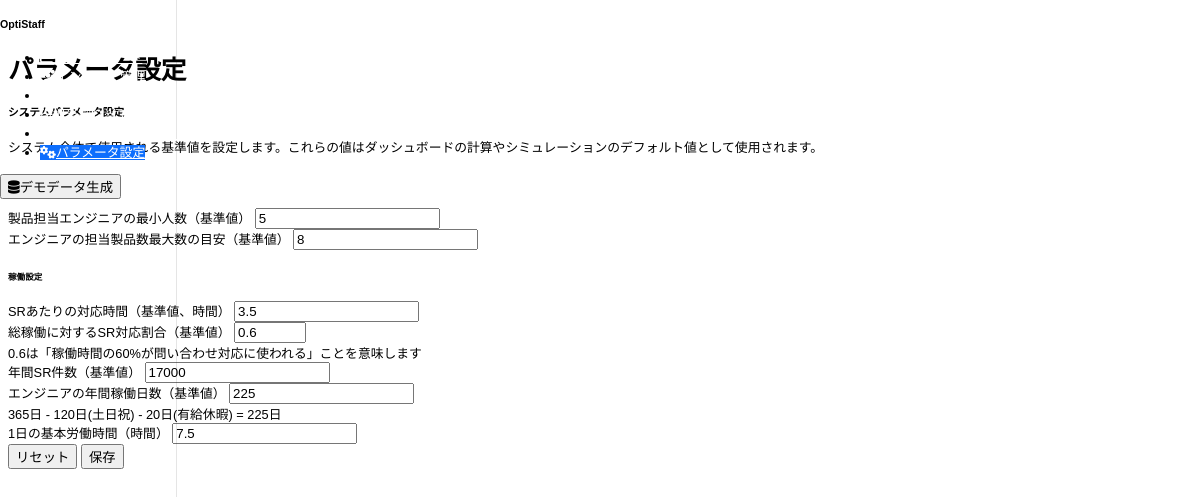
Page /parameters on the earlier database version.
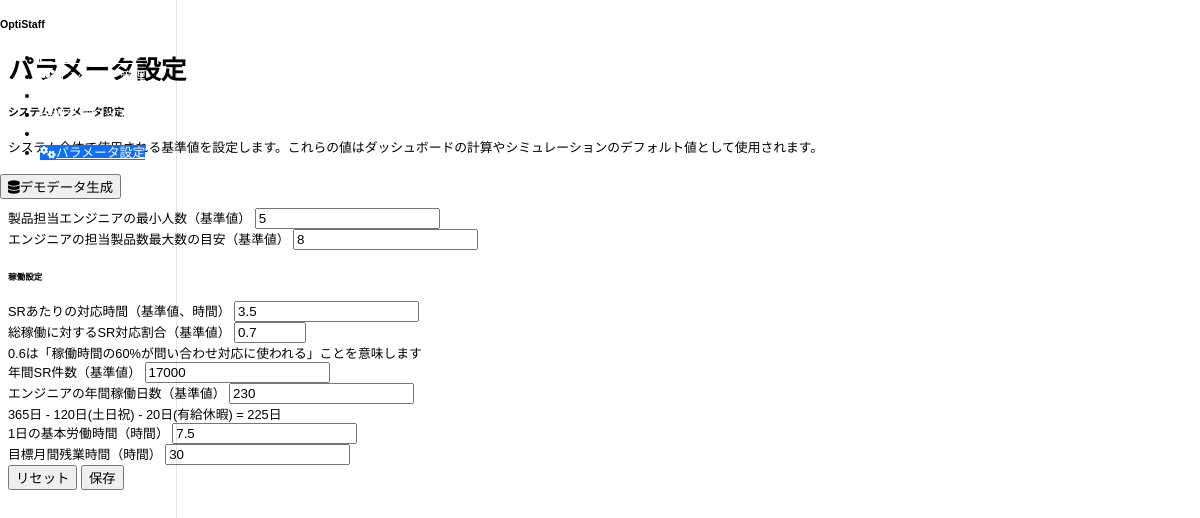
Same page on the later database version.
### models.py (models this page shows)
class Parameter(db.Model):
    id = db.Column(db.Integer, primary_key=True)
    key = db.Column(db.String(100), unique=True, nullable=False)
    value = db.Column(db.String(100), nullable=False)
    description = db.Column(db.String(255), nullable=True)
    created_at = db.Column(db.DateTime, default=datetime.utcnow)
    updated_at = db.Column(db.DateTime, default=datetime.utcnow, onupdate=datetime.utcnow)

### routes.py (the view)
@app.route('/parameters')
def parameters():
    params = Parameter.query.all()
    departments = db.session.query(Engineer.department).distinct().all()
    departments = [d[0] for d in departments]
    return render_template('parameters.html', params=params, departments=departments)

### templates/parameters.html (shortened to what this page needs)
{% extends 'base.html' %}
{% block title %}パラメータ設定{% endblock %}
{% block content %}
<div class="row mb-4">
    <div class="col-md-12">
        <div class="card">
            <div class="card-header">
                <h5 class="card-title mb-0">システムパラメータ設定</h5>
            </div>
            <div class="card-body">
                <p class="text-muted">システム全体で使用される基準値を設定します。これらの値はダッシュボードの計算やシミュレーションのデフォルト値として使用されます。</p>
                <form action="{{ url_for('update_parameters') }}" method="post">
                    <div class="row g-4">
                        <div class="col-md-6">
                            <div class="card h-100">
                                <div class="card-header">
                                    <h6 class="card-title mb-0">リソース設定</h6>
                                </div>
                                <div class="card-body">
                                    {% for param in params %}
                                    {% if param.key in ['min_engineers_per_product', 'max_products_per_engineer'] %}
                                    <div class="mb-3">
                                        <label for="{{ param.key }}" class="form-label">{{ param.description }}</label>
                                        <input type="number" class="form-control" id="{{ param.key }}" name="param_{{ param.key }}" value="{{ param.value }}" min="1" step="1" required>
                                    </div>
                                    {% endif %}
                                    {% endfor %}
                                </div>
                            </div>
                        </div>
                        <div class="col-md-6">
                            <div class="card h-100">
                                <div class="card-header">
                                    <h6 class="card-title mb-0">稼働設定</h6>
                                </div>
                                <div class="card-body">
                                    {% for param in params %}
                                    {% if param.key in ['hours_per_inquiry', 'inquiry_work_ratio', 'total_annual_inquiries', 'annual_working_days', 'daily_working_hours', 'target_monthly_overtime'] %}
                                    <div class="mb-3">
                                        <label for="{{ param.key }}" class="form-label">{{ param.description }}</label>
                                        {% if param.key == 'inquiry_work_ratio' %}
                                        <input type="number" class="form-control" id="{{ param.key }}" name="param_{{ param.key }}" value="{{ param.value }}" min="0.1" max="1" step="0.01" required>
                                        <div class="form-text">0.6は「稼働時間の60%が問い合わせ対応に使われる」ことを意味します</div>
                                        {% elif param.key in ['hours_per_inquiry', 'daily_working_hours'] %}
                                        <input type="number" class="form-control" id="{{ param.key }}" name="param_{{ param.key }}" value="{{ param.value }}" min="0.1" step="0.1" required>
                                        {% else %}
                                        <input type="number" class="form-control" id="{{ param.key }}" name="param_{{ param.key }}" value="{{ param.value }}" min="1" step="1" required>
                                        {% endif %}
                                        {% if param.key == 'annual_working_days' %}
                                        <div class="form-text">365日 - 120日(土日祝) - 20日(有給休暇) = 225日</div>
                                        {% endif %}
                                    </div>
                                    {% endif %}
                                    {% endfor %}
                                </div>
                            </div>
                        </div>
                    </div>
                    <div class="d-grid gap-2 d-md-flex justify-content-md-end mt-4">
                        <button type="reset" class="btn btn-secondary">リセット</button>
                        <button type="submit" class="btn btn-primary">保存</button>
                    </div>
                </form>
            </div>
        </div>
    </div>
</div>
{% endblock %}

### templates/base.html (shortened to what this page needs)
<!DOCTYPE html>
<html lang="ja" data-bs-theme="dark">
<head>
    <link href="https://cdn.replit.com/agent/bootstrap-agent-dark-theme.min.css" rel="stylesheet">
    <link rel="stylesheet" href="https://cdnjs.cloudflare.com/ajax/libs/font-awesome/6.4.0/css/all.min.css">
    <link rel="stylesheet" href="https://cdn.datatables.net/1.11.5/css/dataTables.bootstrap5.min.css">
    <link rel="stylesheet" href="{{ url_for('static', filename='css/custom.css') }}">
</head>
<body>
    <div class="container-fluid">
        <div class="row">
            <div class="col-md-3 col-lg-2 d-md-block bg-body-tertiary sidebar collapse">
                <div class="position-sticky pt-3">
                    <div class="text-center mb-4">
                        <h5>OptiStaff</h5>
                    </div>
                    <ul class="nav flex-column">
                        <li class="nav-item">
                            <a class="nav-link {% if request.path == '/' %}active{% endif %}" href="{{ url_for('dashboard') }}">
                                <i class="fas fa-chart-line me-2"></i>ダッシュボード
                            </a>
                        </li>
                        <li class="nav-item">
                            <a class="nav-link {% if request.path == '/engineers' %}active{% endif %}" href="{{ url_for('engineers') }}">
                                <i class="fas fa-users me-2"></i>エンジニア管理
                            </a>
                        </li>
                        <li class="nav-item">
                            <a class="nav-link {% if request.path == '/products' %}active{% endif %}" href="{{ url_for('products') }}">
                                <i class="fas fa-box me-2"></i>製品管理
                            </a>
                        </li>
                        <li class="nav-item">
                            <a class="nav-link {% if request.path == '/assignments' %}active{% endif %}" href="{{ url_for('assignments') }}">
                                <i class="fas fa-tasks me-2"></i>担当割り当て
                            </a>
                        </li>
                        <li class="nav-item">
                            <a class="nav-link {% if request.path == '/simulation' %}active{% endif %}" href="{{ url_for('simulation') }}">
                                <i class="fas fa-calculator me-2"></i>稼働シミュレーション
                            </a>
                        </li>
                        <li class="nav-item">
                            <a class="nav-link {% if request.path == '/parameters' %}active{% endif %}" href="{{ url_for('parameters') }}">
                                <i class="fas fa-cogs me-2"></i>パラメータ設定
                            </a>
                        </li>
                    </ul>
                    <div class="d-grid gap-2 px-3">
                        <button id="generateDemoData" class="btn btn-sm btn-outline-warning">
                            <i class="fas fa-database me-2"></i>デモデータ生成
                        </button>
                    </div>
                </div>
            </div>
            <main class="col-md-9 ms-sm-auto col-lg-10 px-md-4">
                <div class="d-flex justify-content-between flex-wrap flex-md-nowrap align-items-center pt-3 pb-2 mb-3 border-bottom">
                    <h1 class="h2">{% block title %}{% endblock %}</h1>
                </div>
                {% block content %}{% endblock %}
            </main>
        </div>
    </div>
</body>
</html>

### static/css/custom.css (style rules this page uses)
body { font-size: 80%; }
.sidebar { position: fixed; top: 0; bottom: 0; left: 0; z-index: 100; padding: 0; box-shadow: inset -1px 0 0 rgba(0, 0, 0, .1); min-height: 100vh; }
.sidebar .nav-link { color: white !important; font-weight: 500; }
.sidebar .nav-link.active { color: white !important; background-color: #0d6efd !important; border-left-color: white !important; }
.card { transition: all 0.3s ease; }
main { padding-top: 1.5rem; padding-bottom: 1.5rem; }
body { font-family: 'Hiragino Kaku Gothic Pro', 'Meiryo', sans-serif; }

Differences in the rows shown:
changed Parameter "総稼働に対するSR対応割合（基準値）": value "0.6" → "0.7"
changed Parameter "エンジニアの年間稼働日数（基準値）": value "225" → "230"
added Parameter: description "目標月間残業時間（時間）", value "30", shown under "稼働設定"
